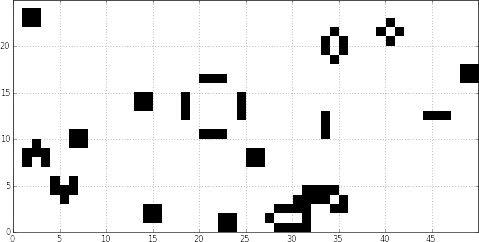

Generate this figure with Python:
import numpy, dana
import matplotlib
matplotlib.use('Agg')
import matplotlib.pyplot as plt

n = 50
G = dana.group((n//2,n), dtype=int)
K = numpy.array([[1, 1, 1],
                 [1, 0, 1],
                 [1, 1, 1]])
G.connect(G.V, K, 'N', sparse=True)
G.dV = '-V+maximum(0,1.0-(N<1.5)-(N>3.5)-(N<2.5)*(1-V))'
G.V = numpy.random.randint(0,2,G.shape)

for i in range(50):
    G.compute()

fig = plt.figure(figsize=(12,6))
fig.patch.set_alpha(0.0)

plt.imshow(G.V, cmap=plt.cm.gray_r, extent=[0,n,0,n//2],
           interpolation='nearest')
plt.yticks(numpy.arange(5)*5)
plt.xticks(numpy.arange(10)*5)
plt.grid()
fig.savefig('game-of-life.png', dpi=50)
#plt.show()
